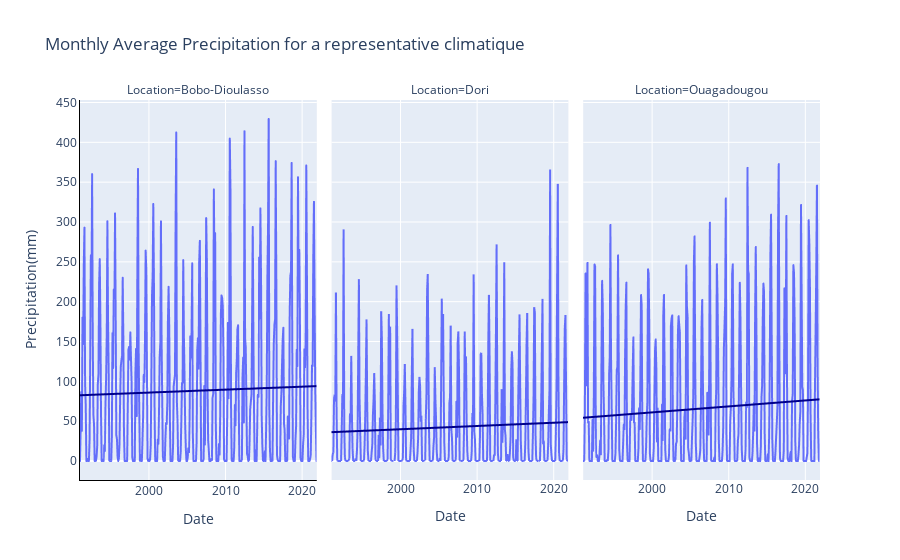

Notebook cell for this chart:
### Code cell
import plotly.express as px

# Your code to create the plot
Precip_data = pd.read_excel("/home/adzavon/Documents/MSC_Data_Analysis/Precipitation/All_precipitation.xls")
fig_precip = px.scatter(Precip_data, x="Date", y="Precipitation(mm)",
                        facet_col="Location",
                        trendline='ols',
                        trendline_color_override='darkblue',
                        title="Monthly Average Precipitation for a representative climatique")

fig_precip.update_traces(mode='lines')

# Add frame to each subplot
for i in range(len(fig_precip.data)):
    fig_precip.update_xaxes(showline=True, linewidth=1, linecolor='black', row=i+1, col=1)
    fig_precip.update_yaxes(showline=True, linewidth=1, linecolor='black', row=i+1, col=1)

# Display the plot
fig_precip.show()

### Figure 1 — Plotly figure (JSON) as saved in the notebook; plotly's stock layout.template omitted (floating-point values rounded to 4 significant figures; data arrays with more than 128 entries replaced by an {"elided": "..."} marker saying what was removed)
{"data": [{"hovertemplate": "Location=Bobo-Dioulasso<br>Date=%{x}<br>Precipitation(mm)=%{y}<extra></extra>", "legendgroup": "", "marker": {"color": "#636efa", "symbol": "circle"}, "mode": "lines", "name": "", "showlegend": false, "type": "scattergl", "x": {"elided": "372 str values"}, "xaxis": "x", "y": {"elided": "372 float values"}, "yaxis": "y"}, {"hovertemplate": "<b>OLS trendline</b><br>Precipitation(mm) = 1.17449e-08 * Date + 74.7561<br>R<sup>2</sup>=0.001071<br><br>Location=Bobo-Dioulasso<br>Date=%{x}<br>Precipitation(mm)=%{y} <b>(trend)</b><extra></extra>", "legendgroup": "", "line": {"color": "darkblue"}, "marker": {"color": "#636efa", "symbol": "circle"}, "mode": "lines", "name": "", "showlegend": false, "type": "scattergl", "x": {"elided": "372 str values"}, "xaxis": "x", "y": {"elided": "372 float values"}, "yaxis": "y"}, {"hovertemplate": "Location=Dori<br>Date=%{x}<br>Precipitation(mm)=%{y}<extra></extra>", "legendgroup": "", "marker": {"color": "#636efa", "symbol": "circle"}, "mode": "lines", "name": "", "showlegend": false, "type": "scattergl", "x": {"elided": "372 str values"}, "xaxis": "x2", "y": {"elided": "372 float values"}, "yaxis": "y2"}, {"hovertemplate": "<b>OLS trendline</b><br>Precipitation(mm) = 1.29317e-08 * Date + 27.6135<br>R<sup>2</sup>=0.003087<br><br>Location=Dori<br>Date=%{x}<br>Precipitation(mm)=%{y} <b>(trend)</b><extra></extra>", "legendgroup": "", "line": {"color": "darkblue"}, "marker": {"color": "#636efa", "symbol": "circle"}, "mode": "lines", "name": "", "showlegend": false, "type": "scattergl", "x": {"elided": "371 str values"}, "xaxis": "x2", "y": {"elided": "371 float values"}, "yaxis": "y2"}, {"hovertemplate": "Location=Ouagadougou<br>Date=%{x}<br>Precipitation(mm)=%{y}<extra></extra>", "legendgroup": "", "marker": {"color": "#636efa", "symbol": "circle"}, "mode": "lines", "name": "", "showlegend": false, "type": "scattergl", "x": {"elided": "372 str values"}, "xaxis": "x3", "y": {"elided": "372 float values"}, "yaxis": "y3"}, {"hovertemplate": "<b>OLS trendline</b><br>Precipitation(mm) = 2.37034e-08 * Date + 38.565<br>R<sup>2</sup>=0.005692<br><br>Location=Ouagadougou<br>Date=%{x}<br>Precipitation(mm)=%{y} <b>(trend)</b><extra></extra>", "legendgroup": "", "line": {"color": "darkblue"}, "marker": {"color": "#636efa", "symbol": "circle"}, "mode": "lines", "name": "", "showlegend": false, "type": "scattergl", "x": {"elided": "372 str values"}, "xaxis": "x3", "y": {"elided": "372 float values"}, "yaxis": "y3"}], "layout": {"annotations": [{"font": {}, "showarrow": false, "text": "Location=Bobo-Dioulasso", "x": 0.16, "xanchor": "center", "xref": "paper", "y": 1, "yanchor": "bottom", "yref": "paper"}, {"font": {}, "showarrow": false, "text": "Location=Dori", "x": 0.5, "xanchor": "center", "xref": "paper", "y": 1, "yanchor": "bottom", "yref": "paper"}, {"font": {}, "showarrow": false, "text": "Location=Ouagadougou", "x": 0.84, "xanchor": "center", "xref": "paper", "y": 1, "yanchor": "bottom", "yref": "paper"}], "legend": {"tracegroupgap": 0}, "title": {"text": "Monthly Average Precipitation for a representative climatique"}, "xaxis": {"anchor": "y", "domain": [0, 0.32], "linecolor": "black", "linewidth": 1, "showline": true, "title": {"text": "Date"}}, "xaxis2": {"anchor": "y2", "domain": [0.34, 0.66], "matches": "x", "title": {"text": "Date"}}, "xaxis3": {"anchor": "y3", "domain": [0.68, 1.0], "matches": "x", "title": {"text": "Date"}}, "yaxis": {"anchor": "x", "domain": [0, 1], "linecolor": "black", "linewidth": 1, "showline": true, "title": {"text": "Precipitation(mm)"}}, "yaxis2": {"anchor": "x2", "domain": [0, 1], "matches": "y", "showticklabels": false}, "yaxis3": {"anchor": "x3", "domain": [0, 1], "matches": "y", "showticklabels": false}}}
